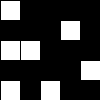
Frame 1 (no input)
Frame 60 (the mouse pressed at the canvas centre just before this capture): blank canvas, image omitted
Frame 120 (the mouse held since frame 60 and released just before this capture): blank canvas, image omitted

The Processing sketch that drew this single still picture (run headless with seeded random() and noise(); from frame 60 on, the mouse is pressed at the canvas centre):

// Processing sketch: GameOfLife_Wallpaper
// ── GameOfLife_Wallpaper.pde
int [][]grid;
int cols;
int rows;
int resolution = 20;
int time;
void settings(){
  size(width,height);
}
void setup(){
  frameRate(10);
  cols = width/resolution;
  rows = height/resolution;
  grid = new int[cols][rows];
  reset();
}

void draw() {
  background(0);
  for(int i = 0; i<cols; i++){
    for(int j = 0; j<rows; j++){
     
      int w = width;
      int x = i*resolution;
      int y = j*resolution;

       if(grid[i][j] == 1){
         fill(255);
         //stroke(255);
         rect(x,y,resolution,resolution);
      }  
    }
  }
  
  int[][]next = new int[cols][rows];
  
  for(int i = 0; i<cols; i++){
    for(int j = 0; j<rows; j++){
    
       
      
       int neighbors = countNeighbors(grid,i,j);
       int state = grid[i][j];
       
       if(state == 0 && neighbors == 3){
         next[i][j] = 1;
       }else if(state == 1 && (neighbors < 2 || neighbors > 3)){
         next[i][j] = 0;
       }
       else{
         next[i][j] = state;
       }

      
    }
  }
  
  grid = next;
  
}
int countNeighbors(int[][]grid,int x,int y){
  int sum = 0;
  for(int i = -1; i<2; i++){
    for(int j = -1; j<2; j++){
      
      int c = (x+i+cols)%cols;
      int r = (y+j+rows)%rows;
      
      sum += grid[c][r];
    }
  }
  sum-=grid[x][y];
  return sum;
}


void mousePressed(){
  if(hasFinished()){
    reset();
  }
}
void reset(){
  for(int i = 0; i<cols; i++){
    for(int j = 0; j<rows; j++){
       grid[i][j] = floor(random(2)); 
    }
  }
}
boolean click = false;
boolean hasFinished() {
    
    if (click){  
        if (millis() < time + 200)
        {
          click = false;
          return true;
        }
        else{click=false; return false;}
       
    }
    else{time = millis(); click=true;return false;}
}
